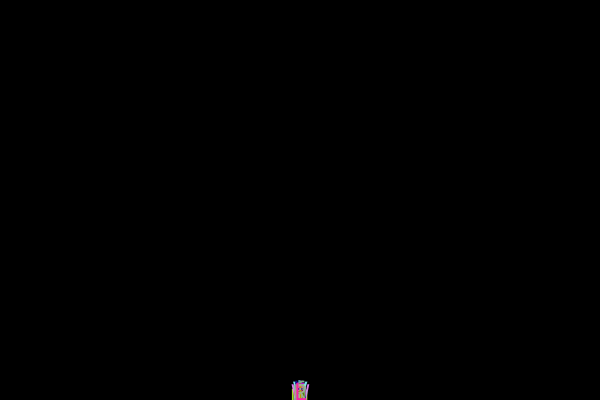
Frame 1 (no input)
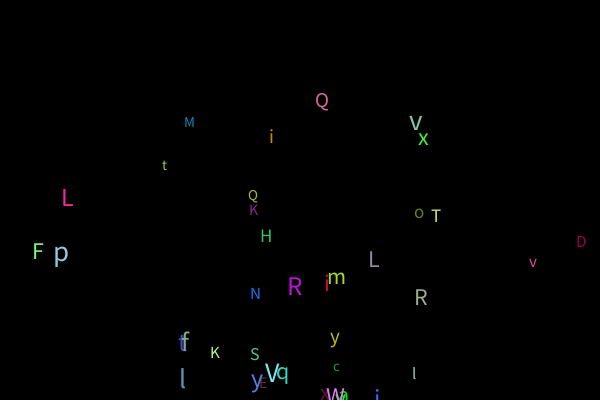
Frame 60 (the mouse pressed at the canvas centre just before this capture)
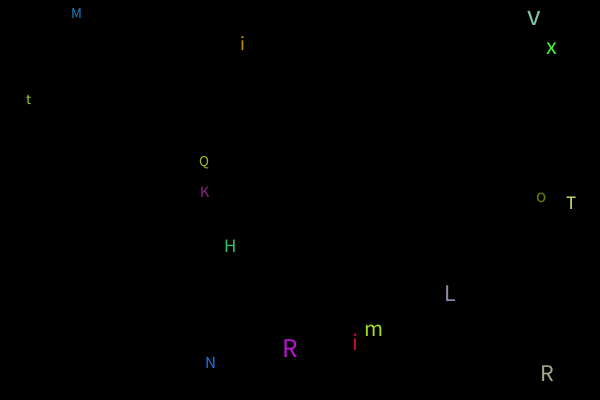
Frame 120 (the mouse held since frame 60 and released just before this capture)

The Processing sketch that drew these frames (run headless with seeded random() and noise(); from frame 60 on, the mouse is pressed at the canvas centre):

// Processing sketch: PAC1_tiroParabolico2
// ── PAC1_tiroParabolico2.pde

// declaramos arrayList
ArrayList<Bomba> bombas = new ArrayList<Bomba>();


void setup() {
  size(600, 400); 
  frameRate (70);


  // afegim quaranta bombes al arrayList
  for (int i = 0; i < 40; ++i) {

    bombas.add(new Bomba(
                 int(random(15, 30)), //mida lletra
                 color(random(255),random(255),random(255)), // color lletra
                 width/2, // posicio incial x
                 height, // posicio incial y
                 random(20, 100), // velocitat
                 radians(random(35,145)), //angle surtida
                 10 // acceleració
                 ));
  }

}


void draw() {
  
  // dibuixem fondo
  background(0, 0, 0);

  // si l'ArrayList te elements recorreguem aquest
  if (bombas.size()>0){

        for (int i = 0; i < bombas.size(); ++i) {
            Bomba currentBomb = bombas.get(i);
            currentBomb.draw_bomba(); // mustrem la bomba
            currentBomb.update_bomba(); // canviem posició bomba

            // comprovem si la bomba a sortit de la pantalla
            // si es així eliminem l'element del ArrayList
            if(currentBomb.get_position()){
              bombas.remove(i);
            };
        }

  } else {
    // si l'array no té elements demanem al usuari que apreti una tecla per afegir-ne
    fill(255);
    textAlign(CENTER);
    text("Press a key to throw letters", width/2, height/2);
  }

};

// classe del objecte bomba
class Bomba{


  char bomba_lletra; // lletra que es dispararà
  int bomba_size; // mida lletra
  color bomba_color; // color de la lletra

  float bomba_y; // posició actual rodona, eix x
  float bomba_x; // posició actual rodona, eix y

  float bomba_x0; // posició inicial rodona, eix x
  float bomba_y0; // posició incial rodona, eix y

  float time; // temps
  float v_0; // velocitat incial
  float angle; // angle
  float a ; // acceleració o gravetat

  //constructor de l'objecte, amb els seus parámetres definitoris
  Bomba(int c_size, color c_color, int c_x0, int c_y0, float c_v, float c_angle, float c_a){

      String abecedario = "abcdefghijklmnopqrstvwxyzABCDEFGHIJKLMNOPQRSTVWXYZ";
      bomba_lletra = abecedario.charAt(int(random(abecedario.length())));
      bomba_size = c_size;
      bomba_color = c_color;

      bomba_x0 = c_x0;
      bomba_y0 = c_y0;
      bomba_x = bomba_x0;
      bomba_y = bomba_y0;

      v_0 = c_v; 
      angle = c_angle; 
      a = c_a; 
      time = 0;
  }

  // update, calcul nova posició
  void update_bomba(){
    bomba_x = bomba_x0 + v_0*cos(angle)*time ;
    bomba_y = bomba_y0 - v_0*sin(angle)*time +a/2*sq(time) ;
    time = time + 0.07;
  }

  // draw, visualització bomba
  void draw_bomba(){
    fill (bomba_color);
    //ellipse (bomba_x, bomba_y, bomba_radi, bomba_radi);
    textAlign(CENTER);
    textSize(bomba_size);
    text(bomba_lletra, bomba_x, bomba_y);
  }

  // comproba si l'element esta fora de pantalla
  boolean get_position(){
    if (bomba_x < -20 || bomba_x > width+20 || bomba_y > height+10) {
      return true;
    } else {
      return false;
    }
  }

}


// si sapreta l'espai s'afegeix un element al array
void keyPressed() {

  bombas.add(new Bomba(
                 int(random(15, 30)), //mida lletra
                 color(random(255),random(255),random(255)), // color lletra
                 width/2, // posicio incial x
                 height, // posicio incial y
                 random(20, 100), // velocitat
                 radians(random(35,145)), //angle surtida
                 10 // acceleració
                         ));
}
